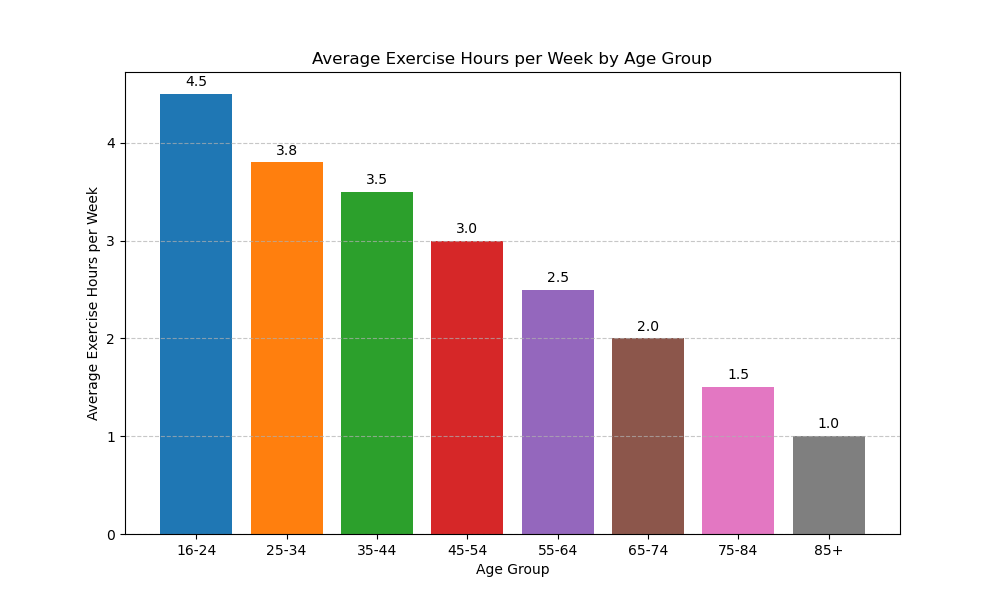

Recreate this plot in Python.

import matplotlib.pyplot as plt

# Data from your chart table
data = [
    {'Age Group': '16-24', ' Average Exercise Hours per Week': 4.5},
    {'Age Group': '25-34', ' Average Exercise Hours per Week': 3.8},
    {'Age Group': '35-44', ' Average Exercise Hours per Week': 3.5},
    {'Age Group': '45-54', ' Average Exercise Hours per Week': 3.0},
    {'Age Group': '55-64', ' Average Exercise Hours per Week': 2.5},
    {'Age Group': '65-74', ' Average Exercise Hours per Week': 2.0},
    {'Age Group': '75-84', ' Average Exercise Hours per Week': 1.5},
    {'Age Group': '85+', ' Average Exercise Hours per Week': 1.0}
]

# Separate the Age Group labels and their corresponding Average Exercise Hours
age_groups = [item['Age Group'] for item in data]
exercise_hours = [item[' Average Exercise Hours per Week'] for item in data]

# Creating the bar chart
plt.figure(figsize=(10, 6))  # Set the figure size
bars = plt.bar(age_groups, exercise_hours, color=['#1f77b4', '#ff7f0e', '#2ca02c', 
                                                  '#d62728', '#9467bd', '#8c564b', 
                                                  '#e377c2', '#7f7f7f'])  # Use different colors for each bar

# Add data labels on top of each bar
for bar in bars:
    yval = bar.get_height()
    plt.text(bar.get_x() + bar.get_width()/2, yval + 0.05, round(yval, 1), 
             ha='center', va='bottom')

# Add the title and labels
plt.title('Average Exercise Hours per Week by Age Group')
plt.xlabel('Age Group')
plt.ylabel('Average Exercise Hours per Week')

# Adding a grid for better readability
plt.grid(axis='y', linestyle='--', alpha=0.7)

# Show the plot
plt.show()
